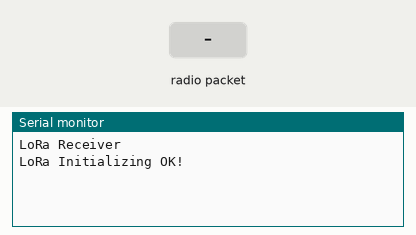
A sketch run on a simulated Arduino Uno, built for the host (arithmetic inside an expression is 32-bit, double 64-bit). Parts: the last lines printed to the serial monitor. Inputs (shaded band) come from the test bench. No radio packets arrive unless stated.

Above: at 1.2 s.
1.3 s: radio packet "#" arrives
At 2.1 s:
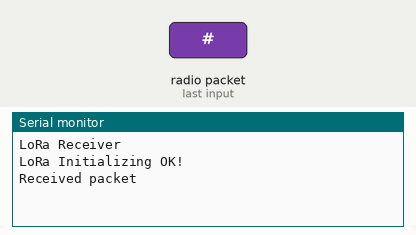
2.8 s: radio packet "," arrives
At 4.6 s:
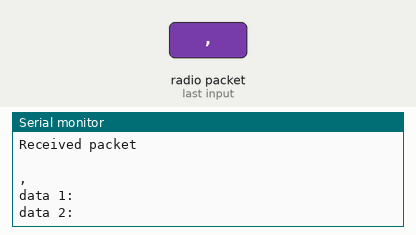
5.3 s: radio packet "!" arrives
At 7.5 s:
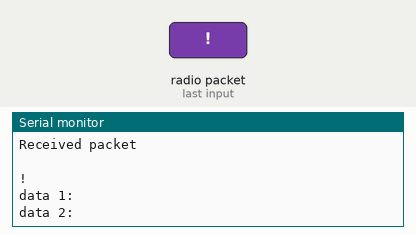
7.8 s: radio packet "1" arrives
At 9.7 s:
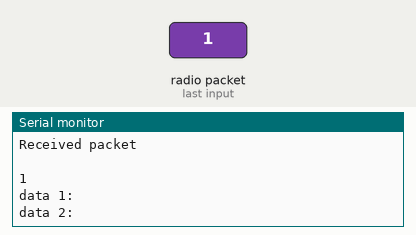

Measured:
- after the input at 1.3 s, the serial monitor: prints a new line at once (image 1)
- after the input at 2.8 s, the serial monitor: prints a new line after 1.0 s (image 2)
- after the input at 5.3 s, the serial monitor: prints a new line after 1.0 s (image 3)
- after the input at 7.8 s, the serial monitor: prints a new line after 1.0 s (image 4)

The sketch:

Mappi32_GPS_LoRaRFM95_Receiver.ino
```cpp
#include <SPI.h>
#include <LoRa.h>


#define ss 15
#define rst 0
#define dio0 27

String data1;
String data2;

//
//bool parsing = false;
//String sData, data [20];

void setup() {

  Serial.begin(115200);
  while (!Serial);
  Serial.println("LoRa Receiver");

  //setup LoRa transceiver module
  SPI.begin(14, 12, 13, 15);
  LoRa.setPins(ss, rst, dio0);

  //replace the LoRa.begin(---E-) argument with your location's frequency
  //433E6 for Asia
  //866E6 for Europe
  //915E6 for North America
  while (!LoRa.begin(433E6)) {
    Serial.println(".");
    delay(500);
  }

  LoRa.setSyncWord(0xF3);
  Serial.println("LoRa Initializing OK!");

}

void loop() {
  // try to parse packet
  int packetSize = LoRa.parsePacket();
  if (packetSize) {
    String LoRaData;
    Serial.println("Received packet\n ");
    // received a packet
    while (LoRa.available())
    {
      //      char LoRaData = (char)LoRa.read();
      LoRaData = LoRa.readString();

      Serial.println(LoRaData);

    }

    if ( LoRaData.charAt(0) == '#') {
      int i = 1;
      for (i; i < LoRaData.length(); i++) {
        if (LoRaData.charAt(i) == ',') {
          break;
        }
        else {
          data1 += LoRaData.charAt(i);
        }
      }

      int j = i + 1 ;
      for (j; j < LoRaData.length(); j++) {
        if (LoRaData.charAt(j) == '!') {
          break;
        }
        else {
          data2 += LoRaData.charAt(j);
        }
      }

    }
    Serial.print("data 1: ");
    Serial.println(data1);
    Serial.print("data 2: ");
    Serial.println(data2);
    data1 = "";
    data2 = "";


  }
}
```
